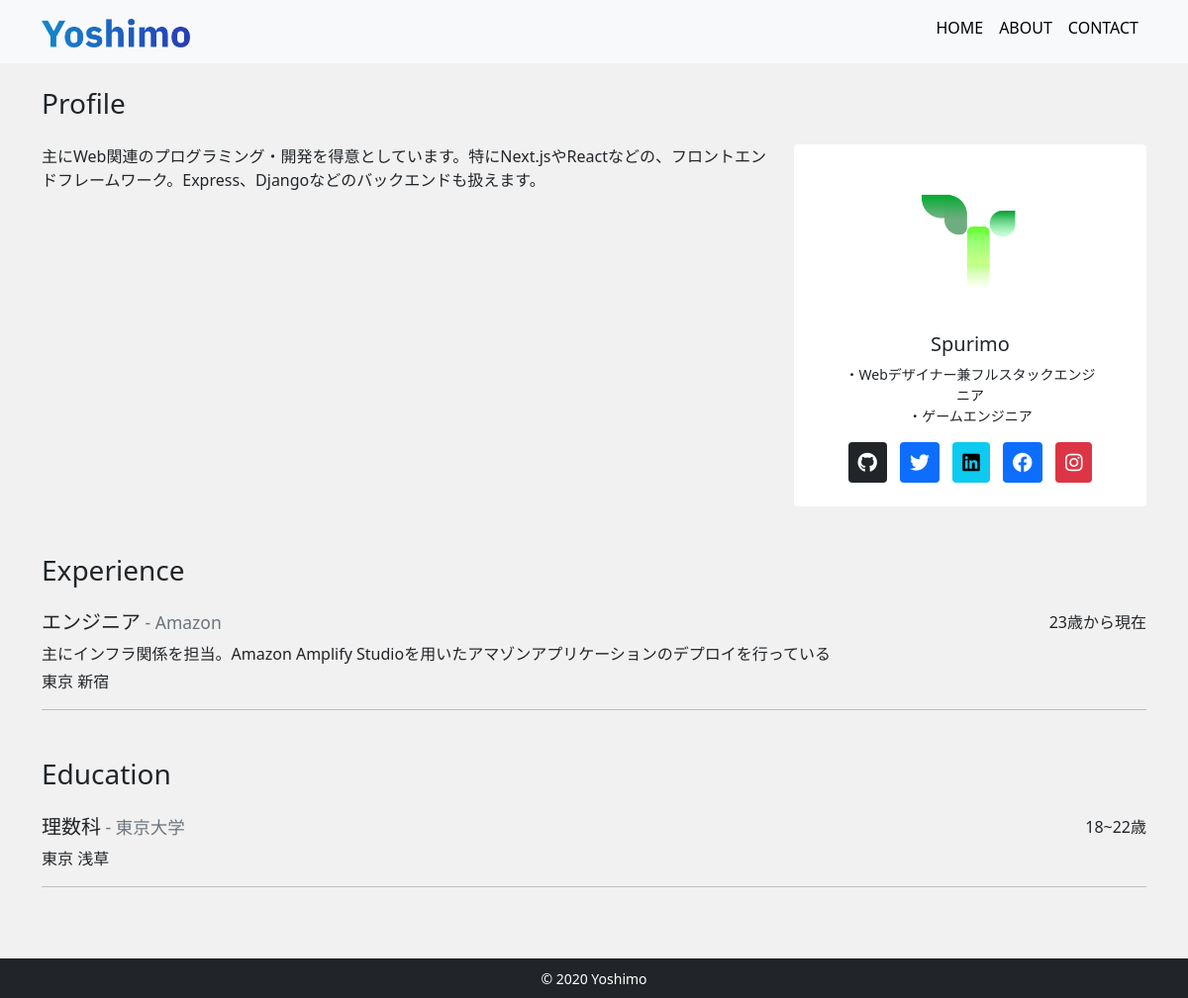
The page /about/ on the database its author committed.
### app/models.py (models this page shows, shortened)
class Profile(models.Model):
    title = models.CharField("タイトル", max_length=100, null=True, blank=True)
    subtitle = models.CharField("サブタイトル", max_length=100, null=True, blank=True)
    name = models.CharField("名前", max_length=100)
    job = models.TextField("仕事")
    introduction = models.TextField("自己紹介")
    github = models.CharField("guthub", max_length=100, null=True, blank=True)
    twitter = models.CharField("twitter", max_length=100, null=True, blank=True)
    linkedin = models.CharField("linkedin", max_length=100, null=True, blank=True)
    facebook = models.CharField("facebook", max_length=100, null=True, blank=True)
    instagram = models.CharField("instagram", max_length=100, null=True, blank=True)
    topImage = models.ImageField(upload_to="images", verbose_name="トップ画像")
    subImage = models.ImageField(upload_to="images", verbose_name="サブ画像")

class Experience(models.Model):
    occupation = models.CharField("職種", max_length=100)
    company = models.CharField("会社", max_length=100)
    description = models.TextField("説明")
    place=models.CharField("場所",max_length=100)
    period=models.CharField("期間",max_length=100)

class Education(models.Model):
    course=models.CharField("コース",max_length=100)
    school=models.CharField("学校",max_length=100)
    place=models.CharField("場所",max_length=100)
    period=models.CharField("期間",max_length=100)

### app/views.py (the view)
# urls.py: path("about/", views.AboutView.as_view(), name="about"),
class AboutView(View):
    def get(self, request, *args, **kwargs):
        profile_data = Profile.objects.all()
        if profile_data.exists():
            profile_data = profile_data.order_by("-id")[0]
        experience_data = Experience.objects.order_by("-id")
        education_data = Education.objects.order_by("-id")
        return render(
            request,
            "app/about.html",
            {
                "profile_data": profile_data,
                "experience_data": experience_data,
                "education_data": education_data,
            },
        )

### app/templates/app/about.html
{% extends "app/base.html" %}
{% block content %}
<h3 class="mb-4">Profile</h3>
<div class="mb-5">
    <div class="row">
        <div class="col-md-8">
            <p>{{ profile_data.introduction|linebreaksbr }}</p>
        </div>
        <div class="col-md-4">
            <div class="card text-center px-5 py-4">
                <div class="avatar mb-3">
                    <img class="card-img-top rounded-circle" src="{{ profile_data.topImage.url }}" alt="">
                </div>
                <h5 class="font-weight-bolder">{{ profile_data.name }}</h5>
                <p class="mb-3 small text-center">{{ profile_data.job|linebreaksbr }}</p>
                <div class="d-flex justify-content-around">
                    {% if profile_data.github %}
                    <a href="{{ profile_data.github }}" target="_blank"><i
                            class="fa-brands fa-github fa-lg rounded btn-dark icon"></i></a>
                    {% endif %}
                    {% if profile_data.twitter %}
                    <a href="{{ profile_data.twitter }}" target="_blank"><i
                            class="fa-brands fa-twitter fa-lg rounded btn-primary icon"></i></a>
                    {% endif %}
                    {% if profile_data.linkedin %}
                    <a href="{{ profile_data.linkedin }}" target="_blank"><i
                            class="fa-brands fa-linkedin fa-lg rounded btn-info icon"></i></a>
                    {% endif %}
                    {% if profile_data.facebook %}
                    <a href="{{ profile_data.facebook }}" target="_blank"><i
                            class="fa-brands fa-facebook fa-lg rounded btn-primary icon"></i></a>
                    {% endif %}
                    {% if profile_data.instagram %}
                    <a href="{{ profile_data.instagram }}" target="_blank"><i
                            class="fa-brands fa-instagram fa-lg rounded btn-danger icon"></i></a>
                    {% endif %}
                </div>
            </div>
        </div>
    </div>
</div>
<h3 class="mb-4">Experience</h3>
<div class="mb-5">
    {% for experience in experience_data %}
        <div class="d-flex justify-content-between">
            <h5>{{ experience.occupation }}<span class="small text-secondary"> - {{ experience.company }}</span></h5>
            <p class="mb-1">{{ experience.period }}</p>
        </div>
        <p class="mb-1">{{ experience.description }}</p>
        <p>{{ experience.place }}</p>
        <hr>
    {% endfor %}
</div>
<h3 class="mb-4">Education</h3>
<div class="mb-5">
    {% for education in education_data %}
        <div class="d-flex justify-content-between">
            <h5>{{ education.course }}<span class="small text-secondary"> - {{ education.school }}</span></h5>
            <p class="mb-1">{{ education.period }}</p>
        </div>
        <p>{{ education.place }}</p>
        <hr>
    {% endfor %}
</div>
{% endblock %}

### app/templates/app/base.html (shortened to what this page needs)
{% load static %}
<!DOCTYPE html>
<html lang="ja">
<head>
    <link href="https://cdn.jsdelivr.net/npm/bootstrap@5.0.2/dist/css/bootstrap.min.css" rel="stylesheet">
    <link rel="stylesheet" href="https://cdnjs.cloudflare.com/ajax/libs/font-awesome/6.4.0/css/all.min.css" />
    <link rel="stylesheet" href="{% static "css/style.css" %}">
</head>
<body>
    <div class="navbar navbar-expand-lg bg-light">
        <div class="container">
            <a class="navbar-brand">
                <img src="{% static "img/header_logo.png" %}" alt="" width="80">
            </a>
            <ul class="navbar-nav">
                <li class="nav-item mr-3">
                    <a href="/" class="nav-link nav-color">HOME</a>
                </li>
                <li class="nav-item mr-3">
                    <a href="{% url "about" %}" class="nav-link nav-color">ABOUT</a>
                </li>
                <li class="nav-item mr-3">
                    <a href="{% url "contact" %}" class="nav-link nav-color">CONTACT</a>
                </li>
            </ul>
        </div>
    </div>
    <main>
        <div class="container py-4">
            {% block content %}
            {% endblock content %}
        </div>
    </main>
    <footer class="py-2 bg-dark text-center">
        <small class="text-white">&copy; 2020 Yoshimo</small>
    </footer>
</body>
</html>

### app/static/css/style.css (style rules this page uses)
* { margin: 0; padding: 0; box-sizing: border-box; }
body { background: #F1F1F1; display: flex; flex-flow: column; min-height: 100vh; overflow-x: hidden; }
main { flex: 1; }
.navbar-nav { flex-direction: row !important; }
.navbar-brand img { width: 150px; }
.nav-color { color: black; }
.nav-color:after { content: ""; display: block; height: 2px; background: #EE6C4D; margin-top: 6px; opacity: 0; transform: translateY(12px); transition: all 0.3s ease-in-out; }
.avatar img { max-width: 150px; max-height: 150px; }
.icon { padding: 20px 10px; }
.card { border: none; }

### rows shown on the page
Profile: introduction "主にWeb関連のプログラミング・開発を得意としています。特にNext.jsやReactなどの、フロントエンドフレームワーク。Express、Djangoなどのバックエンドも扱えます。", topImage (picture), name "Spurimo", job "・Webデザイナー兼フルスタックエンジニア ・ゲームエンジニア"
Experience: occupation "エンジニア", company "Amazon", period "23歳から現在", description "主にインフラ関係を担当。Amazon Amplify Studioを用いたアマゾンアプリケーションのデプロイを行っている", place "東京 新宿"
Education: course "理数科", school "東京大学", period "18~22歳", place "東京 浅草"
